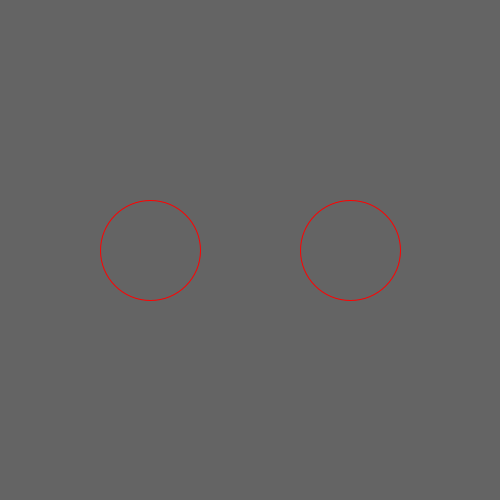
Frame 1 (no input)
Frame 60 (the mouse pressed at the canvas centre just before this capture): identical to frame 1, image omitted
Frame 120 (the mouse held since frame 60 and released just before this capture): identical to frame 1, image omitted

The Processing sketch that drew this single still picture (run headless with seeded random() and noise(); from frame 60 on, the mouse is pressed at the canvas centre):

// Processing sketch: w03_07_buttons_buttonObject_problem
// ── w03_07_buttons_buttonObject_problem.pde
// IMA NYU Shanghai
// Kinetic Interfaces
// MOQN
// Aug 31 2016

Button btn1;
Button btn2;


void setup() {
  size(500, 500);
  stroke(255, 0, 0);
  noFill();
  
  btn1 = new Button(width/2 - 100, height/2);
  btn2 = new Button(width/2 + 100, height/2);
}


void draw() {
  background(100);
  
  btn1.checkDistance();
  btn1.display();
  
  btn2.checkDistance();
  btn2.display();
}

class Button {
  float posX = width/2;
  float posY = height/2;
  float size = 100;
  
  Button(float x, float y) {
    posX = x;
    posY = y;
  }
  
  void update() {
    size = sin(frameCount*0.02)*60 + 90;
  }
  void checkDistance() {
    float distance = dist(posX, posY, mouseX, mouseY);
    if ( distance < size/2) { // radious
      if (mousePressed) {
        fill(random(255), random(255), random(255));
        stroke(random(255), random(255), random(255));
      } else {
        fill(255, 0, 0);
      }
    } else {
      noFill();
    }
  }
  void display() {
    ellipse(posX, posY, size, size);
  }
}
